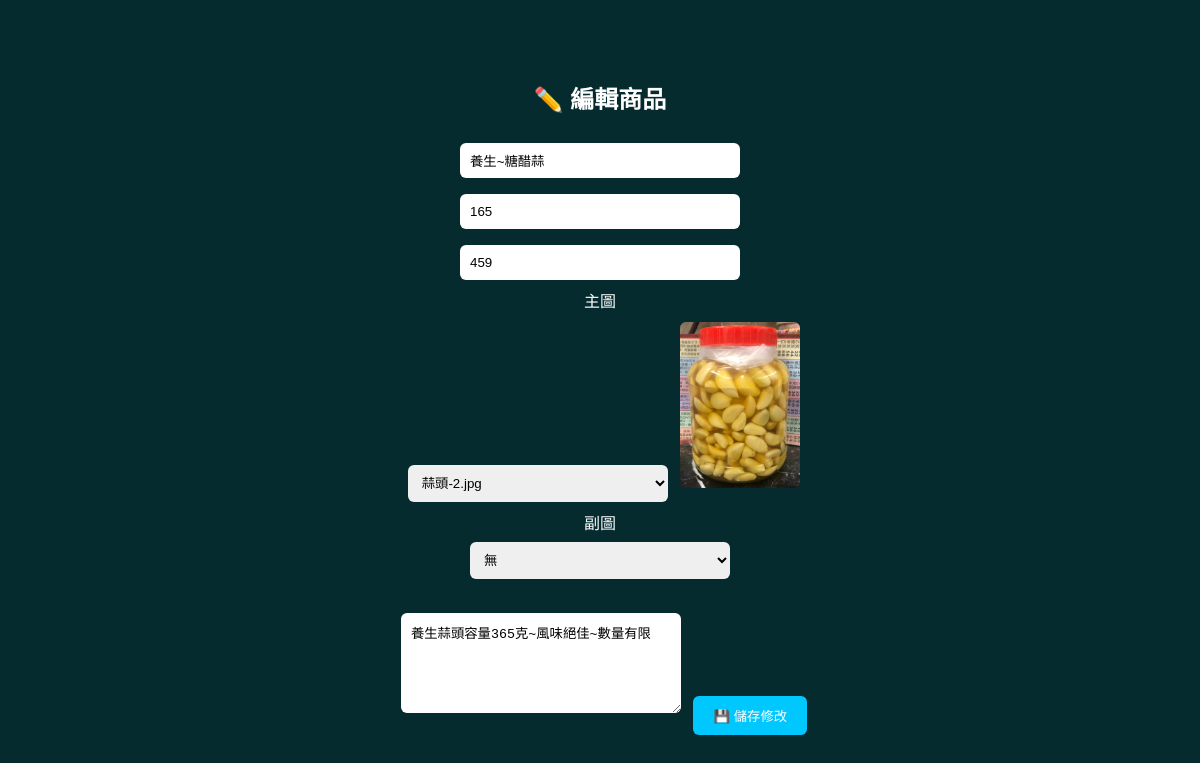
The page /edit_product/13 (signed in) on the database as committed earlier.
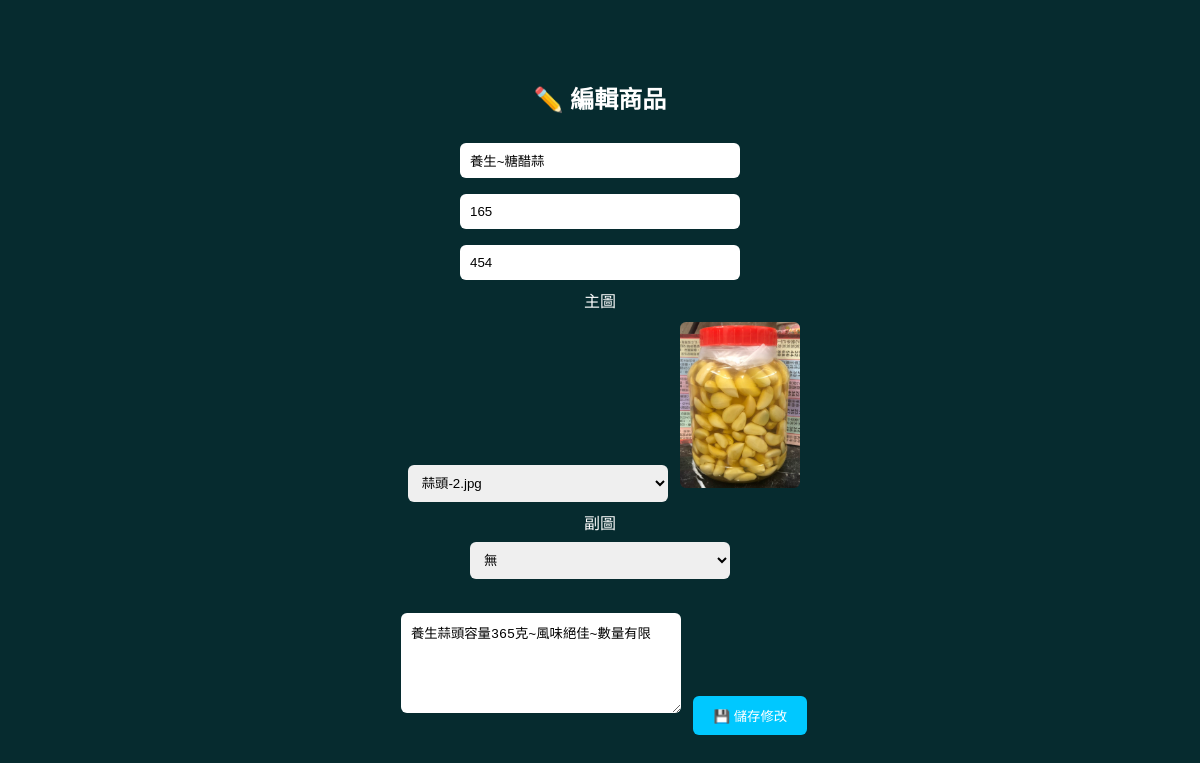
The same page on the database as committed later.
### tables this page shows
CREATE TABLE products (
        id INTEGER PRIMARY KEY AUTOINCREMENT,
        name TEXT,
        price INTEGER,
        desc TEXT,
        image1 TEXT,
        image2 TEXT
    , stock INTEGER DEFAULT 10, description TEXT, status INTEGER DEFAULT 1, category TEXT DEFAULT '食品', category_id INTEGER);

### routes/shop.py (the view, shortened to what this page needs)
@shop_bp.route("/edit_product/<int:id>", methods=["GET", "POST"])
def edit_product(id):
    if not is_admin():
        return "❌ 無權限"
    conn = get_shop_db()
    c = conn.cursor()
    product = c.execute("SELECT * FROM products WHERE id=?", (id,)).fetchone()
    conn.close()
    images = get_product_images()
    return render_template("edit_product.html", product=product, images=images)

### app.py (called while the page is built)
@app.context_processor
def inject_user():
    user_id = session.get("user_id")
    balance = 0
    if user_id:
        conn = None
        try:
            conn = get_shop_db()
            c = conn.cursor()
            c.execute("SELECT points FROM users WHERE id=?", (user_id,))
            row = c.fetchone()
            if row:
                balance = row[0]
        except Exception as e:
            print("inject_user error:", e)
        finally:
            if conn:
                conn.close()
    return dict(global_money=balance)

@app.before_request
def make_session_permanent():
    session.permanent = True

### routes/shop.py (called while the page is built)
def is_admin():
    return session.get("user") in ADMIN_USERS

def get_product_images():
    import os
    folder = os.path.join("static", "products")
    if not os.path.exists(folder):
        return []
    return [
        f"/static/products/{f}"
        for f in os.listdir(folder)
        if f.lower().endswith((".png", ".jpg", ".jpeg", ".webp"))
    ]

### templates/edit_product.html (shortened to what this page needs)
<!DOCTYPE html>
<html lang="zh-TW" translate="no">
<head>
</head>
<body>
    <div class="box">
        <h2>✏️ 編輯商品</h2>
        <form method="POST">
            <input name="name" value="{{ product['name'] }}" placeholder="商品名稱"><br>
            <input name="price" value="{{ product['price'] }}" placeholder="價格"><br>
            <input name="stock" value="{{ product['stock'] }}" placeholder="庫存"><br>
            <label>主圖</label><br>
            <select name="image1" onchange="previewMain(this.value)">
                {% for img in images %}
                <option value="{{ img }}" {% if img==product['image1'] %}selected{% endif %}>
                    {{ img.split('/')[-1] }}
                </option>
                {% endfor %}
            </select>
            <img id="mainPreview" src="{{ product['image1'] }}" width="120"><br>
            <label>副圖</label><br>
            <select name="image2" onchange="previewSub(this.value)">
                <option value="">無</option>
            </select><br>
            <img id="subPreview" src="{{ product['image2'] }}" width="120"><br>
            <textarea name="description">{{ product['desc'] or "" }}</textarea>
            <button type="submit">💾 儲存修改</button>
        </form>
    </div>
</body>
</html>

Rows that differ between the two databases and show on the page:
changed products "養生~糖醋蒜": stock "459" → "454"
